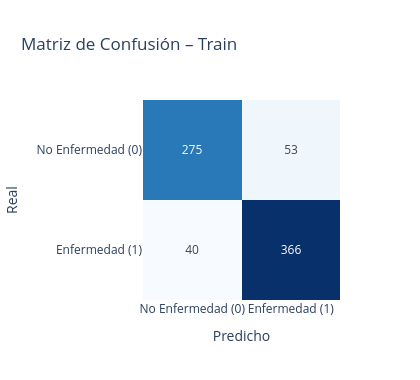
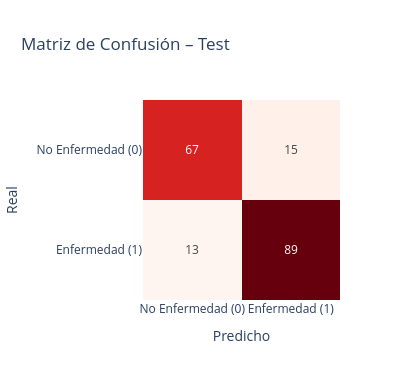

The code cell stored with these charts, in order, in its notebook:
### Markdown cell above
Se reporta la matriz de confusión en train y test

### Code cell
# Matrices de confusión (Plotly)
def plot_cm_plotly(y_true, y_pred, titulo):
    if titulo == "Matriz de Confusión – Train":
        color = "Blues"
    else:
        color = "Reds"
    cm = confusion_matrix(y_true, y_pred)
    labels = ["No Enfermedad (0)", "Enfermedad (1)"]
    fig = go.Figure(go.Heatmap(
        z=cm[::-1],                          # invertir para TN arriba-izquierda
        x=labels, y=labels[::-1],
        colorscale=color,
        text=cm[::-1], texttemplate="%{text}",
        showscale=False,
    ))
    fig.update_layout(
        title=titulo,
        xaxis_title="Predicho",
        yaxis_title="Real",
        width=420, height=380
    )
    fig.show()

plot_cm_plotly(y_train_80, y_pred_train_80, "Matriz de Confusión – Train")
plot_cm_plotly(y_test_20,  y_pred_test_20,  "Matriz de Confusión – Test")

### Figure 1 — Plotly figure (JSON) as saved in the notebook; plotly's stock layout.template omitted (floating-point values rounded to 4 significant figures)
{"data": [{"colorscale": [[0, "rgb(247,251,255)"], [0.125, "rgb(222,235,247)"], [0.25, "rgb(198,219,239)"], [0.375, "rgb(158,202,225)"], [0.5, "rgb(107,174,214)"], [0.625, "rgb(66,146,198)"], [0.75, "rgb(33,113,181)"], [0.875, "rgb(8,81,156)"], [1, "rgb(8,48,107)"]], "showscale": false, "text": [[40, 366], [275, 53]], "texttemplate": "%{text}", "type": "heatmap", "x": ["No Enfermedad (0)", "Enfermedad (1)"], "y": ["Enfermedad (1)", "No Enfermedad (0)"], "z": [[40, 366], [275, 53]]}], "layout": {"height": 380, "title": {"text": "Matriz de Confusión – Train"}, "width": 420, "xaxis": {"title": {"text": "Predicho"}}, "yaxis": {"title": {"text": "Real"}}}}

### Figure 2 — Plotly figure (JSON) as saved in the notebook; plotly's stock layout.template omitted (floating-point values rounded to 4 significant figures)
{"data": [{"colorscale": [[0, "rgb(255,245,240)"], [0.125, "rgb(254,224,210)"], [0.25, "rgb(252,187,161)"], [0.375, "rgb(252,146,114)"], [0.5, "rgb(251,106,74)"], [0.625, "rgb(239,59,44)"], [0.75, "rgb(203,24,29)"], [0.875, "rgb(165,15,21)"], [1, "rgb(103,0,13)"]], "showscale": false, "text": [[13, 89], [67, 15]], "texttemplate": "%{text}", "type": "heatmap", "x": ["No Enfermedad (0)", "Enfermedad (1)"], "y": ["Enfermedad (1)", "No Enfermedad (0)"], "z": [[13, 89], [67, 15]]}], "layout": {"height": 380, "title": {"text": "Matriz de Confusión – Test"}, "width": 420, "xaxis": {"title": {"text": "Predicho"}}, "yaxis": {"title": {"text": "Real"}}}}
